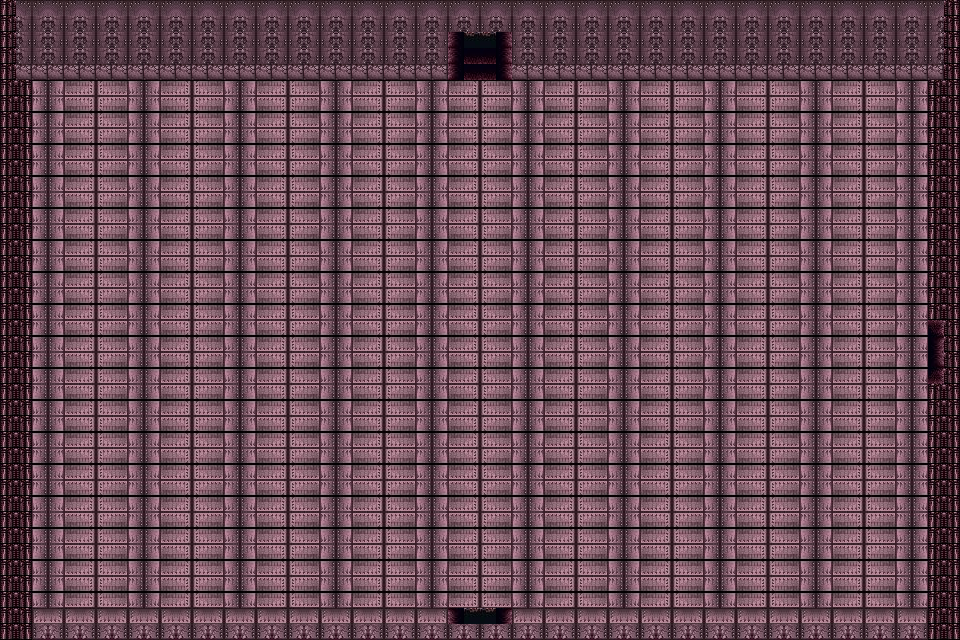

This is a level from a 2D game, rendered from its Tiled map with the project's own tilesets. A one-line summary and the map file follow, with tile-layer data summarised:
An orthogonal 60x40 tile map with 16x16 px tiles, 1 tile layer (Tile Layer 1).

<map version="1.0" orientation="orthogonal" renderorder="right-down" width="60" height="40" tilewidth="16" tileheight="16" nextobjectid="1">
 <tileset firstgid="1" name="SNES - Super Metroid - Background Tiles" tilewidth="16" tileheight="16" spacing="1" margin="1">
  <image source="SNES - Super Metroid - Background Tiles.png" trans="ff00ff" width="950" height="950" />
 </tileset>
 <layer name="Tile Layer 1" width="60" height="40">
  <data>[2400 cells, 2400 non-empty, 33 distinct tile ids]</data>
 </layer>
</map>
